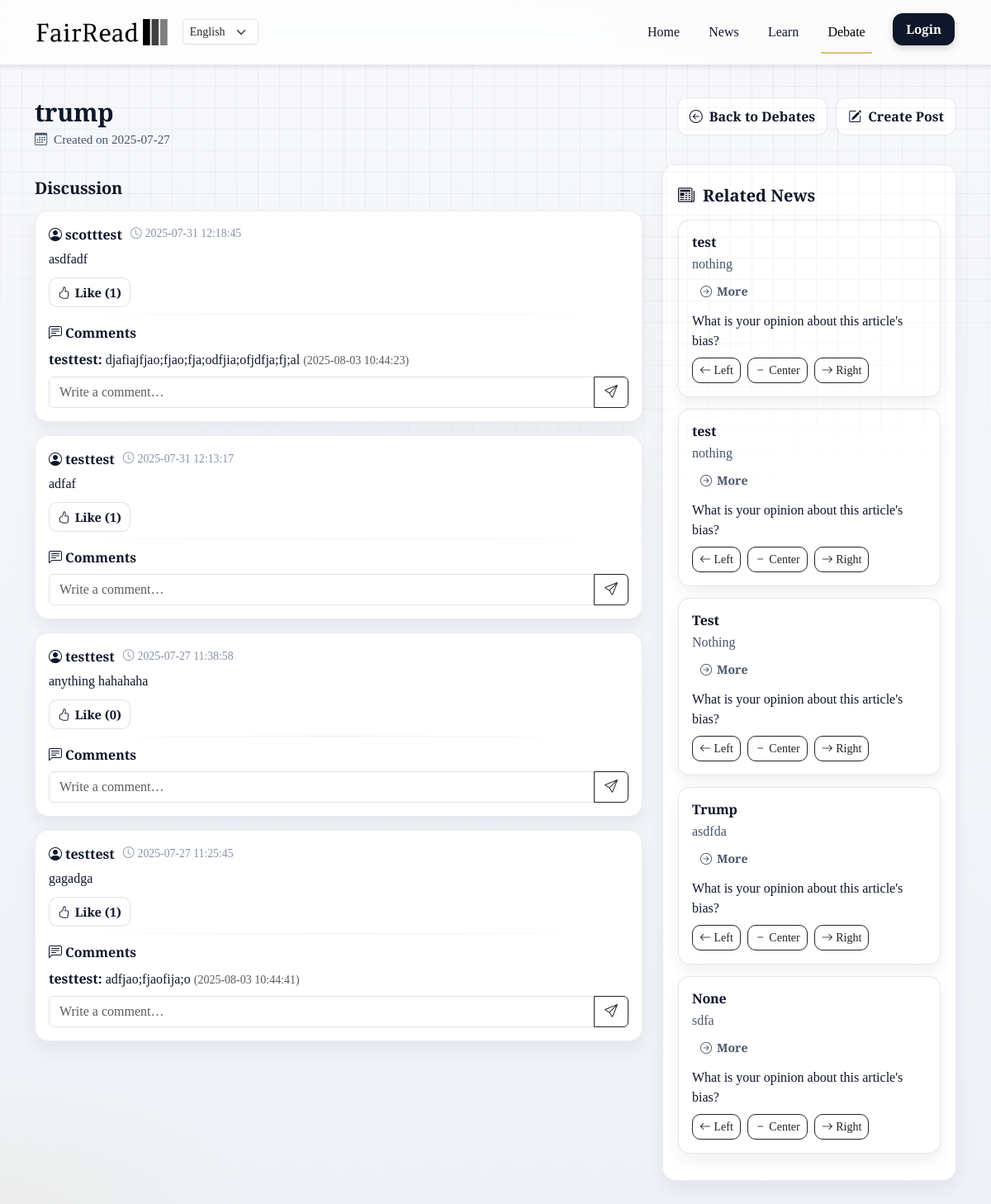
The page /debate/5 on the database its author committed.
### tables this page shows
CREATE TABLE "debates" (
	"id"	INTEGER,
	"topic"	TEXT NOT NULL,
	"date"	TEXT NOT NULL,
	"isClosed"	TEXT,
	PRIMARY KEY("id" AUTOINCREMENT)
);

CREATE TABLE posts (
	id INTEGER PRIMARY KEY AUTOINCREMENT,
	debate_id INTEGER NOT NULL,
	username TEXT NOT NULL,
	content TEXT NOT NULL,
	timestamp TEXT NOT NULL,
	FOREIGN KEY (debate_id) REFERENCES debates(id)
	);

CREATE TABLE "post_comments" (
	"id"	INTEGER,
	"post_id"	INTEGER,
	"username"	TEXT,
	"comment"	TEXT,
	"timestamp"	TEXT,
	PRIMARY KEY("id" AUTOINCREMENT)
);

CREATE TABLE "news" (
	"id"	INTEGER,
	"title"	TEXT,
	"link"	TEXT,
	"summary"	TEXT,
	"debate_id"	INTEGER,
	"classification"	TEXT,
	"left"	INTEGER,
	"center"	INTEGER,
	"right"	INTEGER,
	PRIMARY KEY("id" AUTOINCREMENT)
);

### app.py (the view)
@app.route('/debate/<int:debate_id>')
def debate_detail(debate_id):
    user = session.get("username")
    is_login = 'username' in session
    with sqlite3.connect('static/database.db') as conn:
        cursor = conn.cursor()
        cursor.execute('SELECT id, topic, date, isClosed FROM debates WHERE id = ?', (debate_id,))
        debate = cursor.fetchone()
        cursor.execute('SELECT id, username, content, timestamp FROM posts WHERE debate_id = ? ORDER BY timestamp DESC', (debate_id,))
        posts = cursor.fetchall()
        cursor.execute('SELECT post_id, COUNT(*) FROM post_likes GROUP BY post_id')
        likes_dict = dict(cursor.fetchall())
        cursor.execute('SELECT post_id,username,comment,timestamp FROM post_comments ORDER BY timestamp ASC')
        all_comments = cursor.fetchall()
        comments_dict = {}
        for post_id, username, comment, timestamp in all_comments:
            comments_dict.setdefault(post_id, []).append((username, comment, timestamp))
        cursor.execute('''

            SELECT n.id, n.title, n.link, n.summary, n.classification, n.left, n.center, n.right,

                   EXISTS (

                       SELECT 1 FROM news_votes v WHERE v.news_id = n.id AND v.username = ?

                   ) as has_voted

            FROM news n

            WHERE n.debate_id = ?

            ORDER BY n.id DESC

        ''', (user, debate_id))
        news = cursor.fetchall()
    is_admin = (user == "testtest")
    return render_template('debate_detail.html',
                           debate=debate,
                           posts=posts,
                           news=news,
                           likes_dict=likes_dict,
                           comments_dict=comments_dict,
                           current_user=user,
                           is_login=is_login,
                           is_admin=is_admin)

### app.py (called while the page is built)
def current_user():
    return session.get("username")

def is_admin_user():
    return current_user() == "testtest"

def translate_ui(key, language='en'):
    return UI_LABELS.get(language, {}).get(key, key)

@app.context_processor
def inject_globals():
    return {
        'translate_bias_label': translate_bias_label,
        'translate_ui': translate_ui,
        'current_language': session.get('language', 'en'),
        'is_login': 'username' in session,
        'is_admin': is_admin_user()
    }

### templates/debate_detail.html (shortened to what this page needs)
{% extends "header.html" %}
{% block debate_detail %}
<div class="page-wrap">
  <div class="container py-5">
    <div class="page-header">
      <div>
        <div class="title-wrap">
          <h1 class="section-title">{{ debate[1] }}</h1>
        </div>
        <div class="meta-info"><i class="bi bi-calendar3 me-1"></i> Created on {{ debate[2] }}</div>
      </div>
      <div class="action-bar">
          <a class="btn-fr" href="{{ url_for('create_debate') }}">
          <i class="bi bi-arrow-left-circle"></i> {{ translate_ui("Back to Debates", current_language) }}
        </a>
        <a class="btn-fr" href="{{ url_for('create_post', debate_id=debate[0]) }}">
          <i class="bi bi-pencil-square"></i> {{ translate_ui("Create Post", current_language) }}
        </a>
      </div>
    </div>
    <div class="row g-4">
      <div class="col-lg-8">
        <div class="section-subtitle">{{ translate_ui("Discussion", current_language) }}</div>
        {% if posts %}
          {% for post_id, username, content, timestamp in posts %}
            <div class="post-card p-3">
              <div class="post-header">
                <div class="post-meta">
                  <div class="post-user"><i class="bi bi-person-circle me-1"></i>{{ username }}</div>
                  <div class="timestamp"><i class="bi bi-clock me-1"></i>{{ timestamp }}</div>
                </div>
              </div>
              <div class="post-body">
                <p class="mb-2" style="white-space:pre-wrap">{{ content }}</p>
                <div class="inline-actions">
                  <form method="POST" action="{{ url_for('like_post', post_id=post_id) }}">
                    <button type="submit" class="btn-like">
                      <i class="bi bi-hand-thumbs-up"></i>
                      {{ translate_ui("Like", current_language) }} ({{ likes_dict.get(post_id, 0) }})
                    </button>
                  </form>
                </div>
                <div class="comment-line"></div>
                <div class="mb-2 fw-semibold"><i class="bi bi-chat-left-text me-1"></i>{{ translate_ui("Comments", current_language) }}</div>
                {% for username, comment, time in comments_dict.get(post_id, []) %}
                  <p class="mb-1">
                    <strong>{{ username }}:</strong> {{ comment }}
                    <small class="text-muted"> ({{ time }})</small>
                  </p>
                {% endfor %}
                <form method="POST" action="{{ url_for('comment_post', post_id=post_id) }}" class="mt-2">
                  <div class="input-group">
                    <input type="text" name="comment" class="form-control" placeholder="{{ translate_ui("Write a comment…", current_language) }}" required>
                    <button class="btn btn-outline-dark" type="submit"><i class="bi bi-send"></i></button>
                  </div>
                </form>
              </div>
            </div>
          {% endfor %}
        {% else %}
        <p class="no-posts">{{ translate_ui("No posts yet. Be the first to contribute to the discussion.", current_language) }}</p>
        {% endif %}
      </div>
      <div class="col-lg-4">
        <div class="sidebar">
          <div class="side-title"><i class="bi bi-newspaper"></i>{{ translate_ui("Related News", current_language) }}</div>
          {% if news %}
            {% for news_id, title, link, summary, classification, left, center, right, has_voted in news %}
              <div class="news-card p-3">
                <div class="d-flex justify-content-between align-items-start gap-2">
                  <h6 class="mb-1 flex-grow-1">
                    <a href="{{ link }}" target="_blank" rel="noopener" class="news-title">
                      {{ title }}
                    </a>
                  </h6>
                </div>
                <div class="news-summary">
                  {{ summary[:160] }}{% if summary|length > 160 %}…{% endif %}
                </div>
                <a href="#" class="btn-more" data-bs-toggle="modal" data-bs-target="#modal{{ news_id }}">
                  <i class="bi bi-arrow-right-circle"></i> {{ translate_ui("More", current_language) }}
                </a>
                {% if has_voted %}
                  <div class="bias-badges mt-2">
                    <span class="badge-chip brand"><i class="bi bi-bullseye me-1"></i> {{ translate_bias_label(classification, current_language) }}</span>
                    <span class="badge-chip">L: {{ left }}%</span>
                    <span class="badge-chip">C: {{ center }}%</span>
                    <span class="badge-chip">R: {{ right }}%</span>
                  </div>
                  <div class="bias-bars">
                    <div class="bias-bar"><span class="bar-left" style="width: {{ left }}%"></span></div>
                    <div class="bias-bar"><span class="bar-center" style="width: {{ center }}%"></span></div>
                    <div class="bias-bar"><span class="bar-right" style="width: {{ right }}%"></span></div>
                  </div>
                {% else %}
                  <form method="POST" action="{{ url_for('vote_news', news_id=news_id, debate_id=debate[0]) }}" class="vote-row mt-2">
                    <p class="mb-2">{{ translate_ui("What is your opinion about this article's bias?", current_language) }}</p>
                    <div class="d-flex gap-2">
                      <button name="vote" value="left" class="btn btn-outline-dark btn-sm"><i class="bi bi-arrow-left"></i> {{ translate_ui("Left", current_language) }}</button>
                      <button name="vote" value="center" class="btn btn-outline-dark btn-sm"><i class="bi bi-dash"></i> {{ translate_ui("Center", current_language) }}</button>
                      <button name="vote" value="right" class="btn btn-outline-dark btn-sm"><i class="bi bi-arrow-right"></i> {{ translate_ui("Right", current_language) }}</button>
                    </div>
                  </form>
                {% endif %}
              </div>
            {% endfor %}
          {% else %}
          <p class="text-muted">{{ translate_ui("No news articles have been added yet.", current_language) }}</p>
          {% endif %}
        </div>
      </div>
    </div>
  </div>
</div>
{% endblock %}

### static/css/styles.css (style rules this page uses)
.container { position: relative; z-index: 3; }

### templates/debate_detail.html (style rules this page uses)
:root { --brand:#d6c278; --ink:#0f172a; --muted:#475569; --panel: #ffffff !important; --ring:linear-gradient(120deg, rgba(214,194,120,.8), rgba(255,255,255,.35)); }
body { font-family:'Playfair Display',serif; color:var(--ink); background: radial-gradient(1400px 700px at 90% -10%, rgba(214,194,120,.14), transparent 40%), radial-gradient(900px 500px at 0% 100%, rgba(214,194,120,.10), transparent 35%), linear-gradient(180deg,#f7f8fc 0%,#eef2f7 100%); min-height:100vh; }
.page-wrap::before { content:""; position:fixed; inset:0; z-index:0; pointer-events:none; background-image: linear-gradient(to right, rgba(15,23,42,.04) 1px, transparent 1px), linear-gradient(to bottom, rgba(15,23,42,.04) 1px, transparent 1px); background-size:26px 26px; mask-image: radial-gradient(1200px 650px at 60% 0%, #000 60%, transparent 100%); }
.container { position:static; }
.page-header { display:flex; align-items:flex-start; justify-content:space-between; gap:16px; margin-bottom:18px; }
.title-wrap { display:flex; align-items:center; gap:12px; }
.section-title { margin:0; font-size:clamp(22px,2.8vw,30px); font-weight:800; letter-spacing:-.01em; }
.meta-info { color:var(--muted); font-size:.95rem; margin-top:4px; }
.action-bar { display:flex; gap:10px; flex-wrap:wrap; }
.btn-fr { text-decoration:none; border-radius:12px; border:1px solid rgba(15,23,42,.1); background:#fff !important; color:var(--ink); font-weight:700; padding:10px 14px; display:inline-flex; align-items:center; gap:8px; transition:transform .2s, box-shadow .2s, border-color .2s; opacity: 1 !important; }
.section-subtitle { display:flex; align-items:center; gap:10px; margin:14px 0 12px; font-size:clamp(16px,2.1vw,20px); font-weight:800; letter-spacing:-.01em; }
.post-card { border-radius:16px; background:var(--panel); backdrop-filter:blur(8px); border:1px solid rgba(15,23,42,.08); box-shadow:0 10px 22px rgba(15,23,42,.06); transition:transform .2s, box-shadow .2s, border-color .2s; margin-bottom:16px; }
.post-header { display:flex; align-items:center; justify-content:space-between; gap:8px; margin-bottom:6px; }
.post-meta { display:flex; align-items:center; gap:10px; }
.post-user { font-weight:700; }
.timestamp { font-size:.86rem; color:#8693a5; }
.inline-actions { display:flex; align-items:center; gap:10px; margin-top:10px; flex-wrap:wrap; }
.btn-like, .btn-comment, .btn-delete { border-radius:10px; border:1px solid rgba(15,23,42,.12); background:#fff; color:var(--ink); padding:6px 10px; display:inline-flex; align-items:center; gap:6px; font-weight:600; font-size:.92rem; transition:transform .2s, border-color .2s, box-shadow .2s, background .2s; text-decoration:none; }
.comment-line { margin:8px 0 10px; height:1px; background:linear-gradient(90deg, transparent, rgba(15,23,42,.08), transparent); }
.sidebar { border-radius:16px; background:#fff; border:1px solid rgba(15,23,42,.08); box-shadow:0 10px 22px rgba(15,23,42,.06); padding:18px; }
.side-title { display:flex; align-items:center; gap:10px; margin:4px 0 14px; font-size:clamp(16px,2.1vw,20px); font-weight:800; }
.news-card { background-color:#fff !important; backdrop-filter:none !important; -webkit-backdrop-filter:none !important; }
.sidebar { background-color:#fff !important; }
.news-card { border:1px solid rgba(15,23,42,.10); border-radius:14px; background:#fbfcff; box-shadow:0 8px 18px rgba(15,23,42,.06); transition:transform .2s, box-shadow .2s, border-color .2s; margin-bottom:14px; }
.news-card h6 { margin:0 0 .25rem 0; line-height:1.25; }
.news-card h6 a { color:var(--ink); text-decoration:none; font-weight:800; letter-spacing:-.01em; transition:color .25s ease, text-underline-offset .25s ease; text-underline-offset:4px; }
.news-summary { color:var(--muted); margin-bottom:.25rem; display:-webkit-box; -webkit-line-clamp:2; -webkit-box-orient:vertical; overflow:hidden; }
.btn-more { display:inline-flex; align-items:center; gap:6px; font-size:.88rem; font-weight:700; color:var(--muted); text-decoration:none; border-radius:10px; padding:6px 10px; transition:background .2s, color .2s, transform .2s; }
.vote-row .btn { border-radius:10px; }

### rows shown on the page
debates: topic "trump", date "2025-07-27"
posts: username "scotttest", timestamp "2025-07-31 12:18:45", content "asdfadf", get "1"
post_comments: username "testtest", comment "djafiajfjao;fjao;fja;odfjia;ofjdfja;fj;al", timestamp "2025-08-03 10:44:23"
posts: username "testtest", timestamp "2025-07-31 12:13:17", content "adfaf", get "1"
posts: username "testtest", timestamp "2025-07-27 11:38:58", content "anything hahahaha", get "0"
posts: username "testtest", timestamp "2025-07-27 11:25:45", content "gagadga", get "1"
post_comments: username "testtest", comment "adfjao;fjaofija;o", timestamp "2025-08-03 10:44:41"
news: title "test", summary "nothing"
news: title "test", summary "nothing"
news: title "Test", summary "Nothing"
news: title "Trump", summary "asdfda"
news: title "None", summary "sdfa"

### other values the page prints
{{ translate_ui('Home', current_language) }} "Home"
{{ translate_ui('News', current_language) }} "News"
{{ translate_ui('Learn', current_language) }} "Learn"
{{ translate_ui('Debate', current_language) }} "Debate"
{{ translate_ui('Login', current_language) }} "Login"
{{ translate_ui("Back to Debates", current_language) }} "Back to Debates"
{{ translate_ui("Create Post", current_language) }} "Create Post"
{{ translate_ui("Discussion", current_language) }} "Discussion"
{{ translate_ui("Related News", current_language) }} "Related News"
